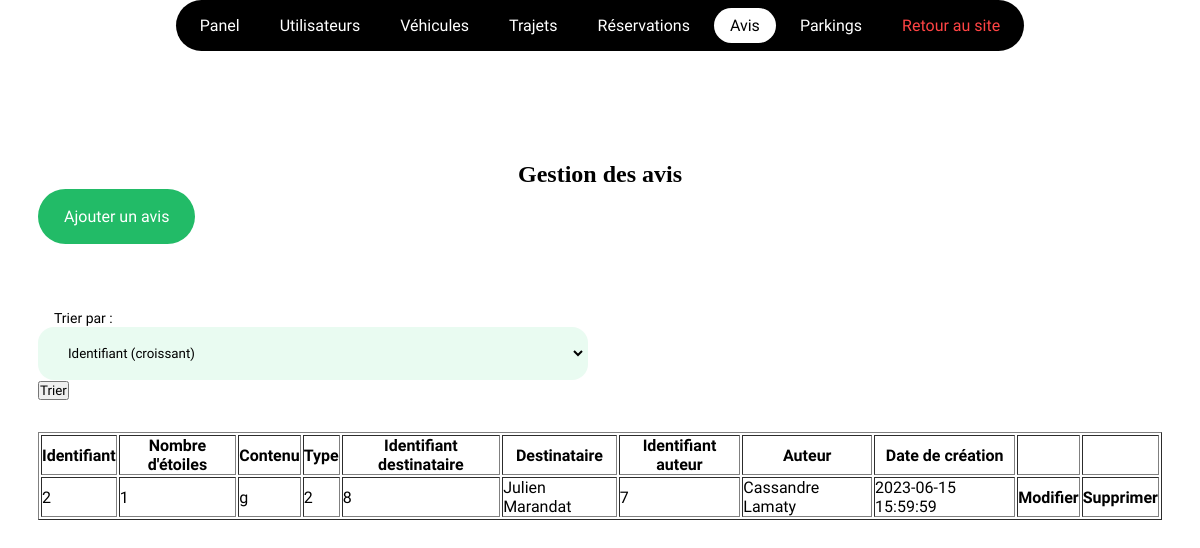
The page /admin/testimonials/index.php on the database its author committed.
### tables this page shows
CREATE TABLE `testimonials` (
  `id` int(11) NOT NULL AUTO_INCREMENT,
  `stars` smallint(6) DEFAULT NULL,
  `content` varchar(70) DEFAULT NULL,
  `type` smallint(6) DEFAULT NULL,
  `user_id` int(11) NOT NULL,
  `author_id` int(11) NOT NULL,
  `created_at` timestamp NOT NULL DEFAULT current_timestamp(),
  PRIMARY KEY (`id`),
  KEY `author_id` (`author_id`),
  KEY `testimonials_ibfk_1` (`user_id`),
  CONSTRAINT `testimonials_ibfk_1` FOREIGN KEY (`user_id`) REFERENCES `users` (`id`) ON DELETE CASCADE,
  CONSTRAINT `testimonials_ibfk_2` FOREIGN KEY (`author_id`) REFERENCES `users` (`id`)
);

CREATE TABLE `users` (
  `id` int(11) NOT NULL AUTO_INCREMENT,
  `last_name` varchar(50) DEFAULT NULL,
  `first_name` varchar(50) DEFAULT NULL,
  `picture` varchar(150) DEFAULT 'default.png',
  `email` varchar(100) DEFAULT NULL,
  `password` varchar(255) DEFAULT NULL,
  `created_at` timestamp NOT NULL DEFAULT current_timestamp(),
  PRIMARY KEY (`id`)
);

### admin/testimonials/index.php (called while the page is built, shortened)
<?php
require '../../layouts/crud.php';

### views/admin/testimonials/index.php (the view, shortened to what this page needs)
<?php
    $bd = dbConnect();
    if($_SERVER['REQUEST_METHOD'] === 'POST') {
        if(isset($_POST['sort_by'])) {
            switch($_POST['sort_by']) {
                case 'id_asc':
                    $query = $bd->prepare('SELECT testimonials.id AS tid, testimonials.created_at AS date, testimonials.*, users.last_name as user_name, users.first_name AS user_firstname, author.last_name AS author_name, author.first_name AS author_firstname FROM testimonials INNER JOIN users ON testimonials.user_id = users.id INNER JOIN users AS author ON testimonials.author_id = author.id ORDER BY testimonials.id ASC');
                    break;
                case 'id_desc':
                    $query = $bd->prepare('SELECT testimonials.id AS tid, testimonials.created_at AS date, testimonials.*, users.last_name as user_name, users.first_name AS user_firstname, author.last_name AS author_name, author.first_name AS author_firstname FROM testimonials INNER JOIN users ON testimonials.user_id = users.id INNER JOIN users AS author ON testimonials.author_id = author.id ORDER BY testimonials.id DESC');
                    break;
                case 'stars_asc':
                    $query = $bd->prepare('SELECT testimonials.id AS tid, testimonials.created_at AS date, testimonials.*, users.last_name as user_name, users.first_name AS user_firstname, author.last_name AS author_name, author.first_name AS author_firstname FROM testimonials INNER JOIN users ON testimonials.user_id = users.id INNER JOIN users AS author ON testimonials.author_id = author.id ORDER BY testimonials.stars ASC');
                    break;
                case 'stars_desc':
                    $query = $bd->prepare('SELECT testimonials.id AS tid, testimonials.created_at AS date, testimonials.*, users.last_name as user_name, users.first_name AS user_firstname, author.last_name AS author_name, author.first_name AS author_firstname FROM testimonials INNER JOIN users ON testimonials.user_id = users.id INNER JOIN users AS author ON testimonials.author_id = author.id ORDER BY testimonials.stars DESC');
                    break;
                case 'user_asc':
                    $query = $bd->prepare('SELECT testimonials.id AS tid, testimonials.created_at AS date, testimonials.*, users.last_name as user_name, users.first_name AS user_firstname, author.last_name AS author_name, author.first_name AS author_firstname FROM testimonials INNER JOIN users ON testimonials.user_id = users.id INNER JOIN users AS author ON testimonials.author_id = author.id ORDER BY users.id ASC');
                    break;
                case 'user_desc':
                    $query = $bd->prepare('SELECT testimonials.id AS tid, testimonials.created_at AS date, testimonials.*, users.last_name as user_name, users.first_name AS user_firstname, author.last_name AS author_name, author.first_name AS author_firstname FROM testimonials INNER JOIN users ON testimonials.user_id = users.id INNER JOIN users AS author ON testimonials.author_id = author.id ORDER BY users.id DESC');
                    break;
                case 'author_asc':
                    $query = $bd->prepare('SELECT testimonials.id AS tid, testimonials.created_at AS date, testimonials.*, users.last_name as user_name, users.first_name AS user_firstname, author.last_name AS author_name, author.first_name AS author_firstname FROM testimonials INNER JOIN users ON testimonials.user_id = users.id INNER JOIN users AS author ON testimonials.author_id = author.id ORDER BY author.id ASC');
                    break;
                case 'author_desc':
                    $query = $bd->prepare('SELECT testimonials.id AS tid, testimonials.created_at AS date, testimonials.*, users.last_name as user_name, users.first_name AS user_firstname, author.last_name AS author_name, author.first_name AS author_firstname FROM testimonials INNER JOIN users ON testimonials.user_id = users.id INNER JOIN users AS author ON testimonials.author_id = author.id ORDER BY author.id DESC');
                    break;
                case 'created_at_asc':
                    $query = $bd->prepare('SELECT testimonials.id AS tid, testimonials.created_at AS date, testimonials.*, users.last_name as user_name, users.first_name AS user_firstname, author.last_name AS author_name, author.first_name AS author_firstname FROM testimonials INNER JOIN users ON testimonials.user_id = users.id INNER JOIN users AS author ON testimonials.author_id = author.id ORDER BY testimonials.created_at ASC');
                    break;
                case 'created_at_desc':
                    $query = $bd->prepare('SELECT testimonials.id AS tid, testimonials.created_at AS date, testimonials.*, users.last_name as user_name, users.first_name AS user_firstname, author.last_name AS author_name, author.first_name AS author_firstname FROM testimonials INNER JOIN users ON testimonials.user_id = users.id INNER JOIN users AS author ON testimonials.author_id = author.id ORDER BY testimonials.created_at DESC');
                    break;
                default:
                    $query = $bd->prepare('SELECT testimonials.id AS tid, testimonials.created_at AS date, testimonials.*, users.last_name as user_name, users.first_name AS user_firstname, author.last_name AS author_name, author.first_name AS author_firstname FROM testimonials INNER JOIN users ON testimonials.user_id = users.id INNER JOIN users AS author ON testimonials.author_id = author.id');
                    break;
            }
        }
    } else {
        $query = $bd->prepare('SELECT testimonials.id AS tid, testimonials.created_at AS date, testimonials.*, users.last_name as user_name, users.first_name AS user_firstname, author.last_name AS author_name, author.first_name AS author_firstname FROM testimonials INNER JOIN users ON testimonials.user_id = users.id INNER JOIN users AS author ON testimonials.author_id = author.id');
    }
    $query->execute();
    $testimonials = $query->fetchAll();
?>
<section class="container">
    <h1 class="center">Gestion des avis</h1>
    <a href="create.php" class="btn green">Ajouter un avis</a>
    <form action="<?= $_SERVER['PHP_SELF'] ?>" method="POST" style="margin: 64px 0 32px 0;">
        <label for="sort_by">Trier par :</label>
        <div class="form-group">
            <select name="sort_by" id="sort_by">
                <option value="id_asc">Identifiant (croissant)</option>
            </select>
        </div>
        <button type="submit">Trier</button>
    </form>
    <table border>
        <thead>
            <tr>
                <th>Identifiant</th>
                <th>Nombre d'étoiles</th>
                <th>Contenu</th>
                <th>Type</th>
                <th>Identifiant destinataire</th>
                <th>Destinataire</th>
                <th>Identifiant auteur</th>
                <th>Auteur</th>
                <th>Date de création</th>
                <th></th>
                <th></th>
            </tr>
        </thead>
        <tbody>
            <?php foreach ($testimonials as $testimonial) : ?>
                <tr>
                    <td><?= $testimonial['id'] ?></td>
                    <td><?= $testimonial['stars'] ?></td>
                    <td><?= $testimonial['content'] ?></td>
                    <td><?= $testimonial['type'] ?></td>
                    <td><?= $testimonial['user_id'] ?></td>
                    <td><?= $testimonial['user_firstname'] . ' ' . $testimonial['user_name'] ?></td>
                    <td><?= $testimonial['author_id'] ?></td>
                    <td><?= $testimonial['author_firstname'] . ' ' . $testimonial['author_name'] ?></td>
                    <td><?= $testimonial['date'] ?></td>
                    <th><a href="modifications.php?id=<?= $testimonial['tid'] ?>">Modifier</a></th>
                    <th><a href="delete.php?from=<?= basename($_SERVER['PHP_SELF']) ?>&id=<?= $testimonial['tid'] ?>">Supprimer</a></th>
                </tr>
            <?php endforeach; ?>
        </tbody>
    </table>
</section>

### assets/css/style.css (style rules this page uses)
:root { --transitionShort: cubic-bezier(0.175, 0.885, 0.32, 1.275) 0.2s; --transitionLong: cubic-bezier(0.175, 0.885, 0.32, 1.275) 0.5s; --color-primary-50: #e9fbf1; --color-primary-100: #d4f7e4; --color-primary-200: #a9efc8; --color-primary-300: #7ee7ad; --color-primary-400: #52e092; --color-primary-500: #22bb67; --color-primary-600: #1fad5f; --color-primary-700: #188147; --color-primary-800: #10562f; --color-primary-900: #082b18; --color-primary-950: #04160c; }
* { margin: 0; padding: 0; box-sizing: border-box; font-family: "Work Sans", sans-serif; }
body { transition: var(--transitionLong); }
h1, h2, h3, h4, h5, h6 { font-family: "Clash Display", serif; font-weight: 700; line-height: 125%; }
h1 { font-size: 24px; }
a { text-decoration: none; color: black; }
.btn { padding: 16px 24px; background: rgb(255, 255, 255); cursor: pointer; border: none; border-radius: 100px; border: 2px solid transparent; transition: var(--transitionShort); font-weight: 500; color: black !important; display: inline-block; }
.btn.green { background: var(--color-primary-500); color: white !important; }
input, textarea, select { padding: 16px 24px; border: none; outline: none; width: 100%; background: var(--color-primary-50); transition: ease-in 0.1s; border: 2px solid transparent; border-radius: 16px; }
label { margin-left: 16px; font-size: 14px; }
.container { max-width: 1172px; width: 100%; margin: 0 auto; padding: 0 24px; }
section { padding-top: 108px !important; padding-bottom: 108px !important; }
.center { text-align: center; margin: 0 auto; }
.form-group { display: grid; grid-template-columns: 1fr 1fr; gap: 24px; }

### rows shown on the page
testimonials: id "2", stars "1", content "g", type "2", user "8", user.first_name "Julien", user.last_name "Marandat", author "7", author.first_name "Cassandre", author.last_name "Lamaty", created_at "2023-06-15 15:59:59"
